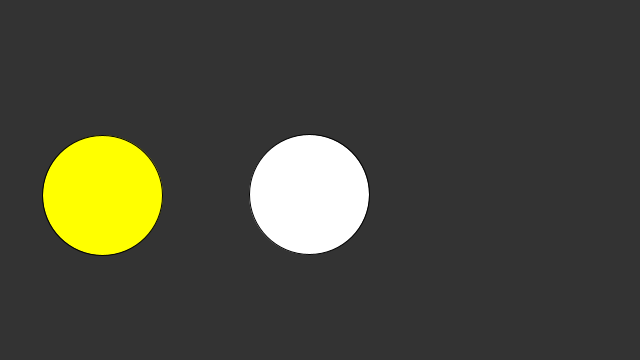
Frame 1 (no input)
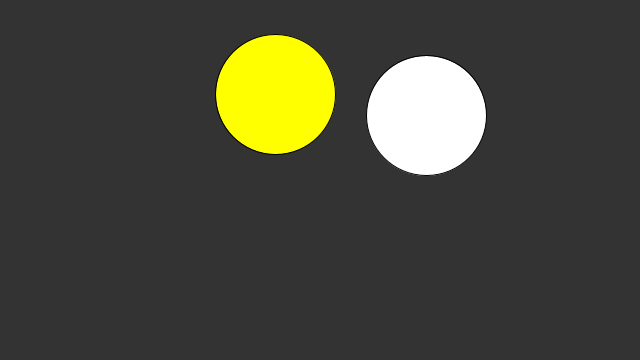
Frame 60 (the mouse pressed at the canvas centre just before this capture)
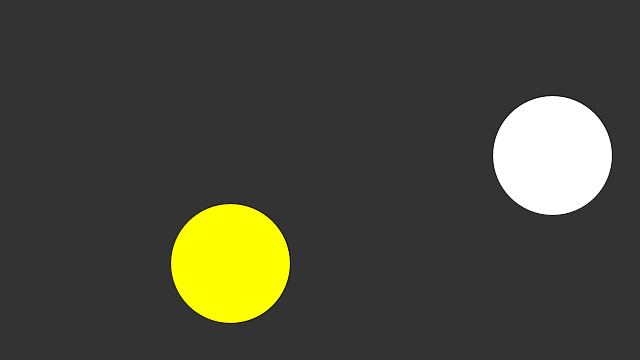
Frame 120 (the mouse held since frame 60 and released just before this capture)

The Processing sketch that drew these frames (run headless with seeded random() and noise(); from frame 60 on, the mouse is pressed at the canvas centre):

// Processing sketch: week15_04_circle_collision_cos_sin_vector_N_N2_M_M2_swap
// ── week15_04_circle_collision_cos_sin_vector_N_N2_M_M2_swap.pde
// week15_04 circle_collision_cos_sin_vector_N_N2_M_M2_swap
void setup(){
  size(640,360);
}
Ball ball = new Ball(100,200,60);
Ball ball2 = new Ball(300,200,60);
void draw(){
  background(51);
  fill(255,255,0);
  ball.update();
  ball.display();
  fill(255);
    ball2.update();
  ball2.display();
   if(ball.checkCollision(ball2) ) fill(#FFAAAA);
  else fill(255);

}

// ── Ball.pde
  class Ball {
  float x, y, r;
  float vx,vy;
  Ball(int x0,int y0, int r0){
    x =x0;
    y = y0;
    r = r0;
    vx = random(-10,+10);
    vy = random(-10,+10);
  }
 boolean checkCollision(Ball other){
    if(dist(x+vx,y+vy,other.x+other.vx,other.y+other.vy)<= r +other.r){
      PVector diff =new PVector(other.x-x,other.y-y);
      float len = diff.mag(); //maganitude 量值、長度的意思
      float a = diff.heading();// 向量的方向，對應某個角度
      print(len);
     // float a = diff.heading();
      PVector N = diff.copy().normalize(); //連線方向
      N.mult(N.dot(new PVector(vx,vy)));
      PVector N2 = new PVector(-N.y,N.x).normalize();
      N2.mult(N2.dot(new PVector(vx,vy)));
      
      
    
      
       
      PVector M = diff.copy().normalize();
      M.mult(M.dot(new PVector(other.vx,other.vy)));
      PVector M2 = new PVector(-M.y,M.x).normalize();
      M2.mult(M2.dot(new PVector(other.vx,other.vy)));
      
      PVector newV1 = PVector.add(M,N2);
      PVector newV2 = PVector.add(N,M2);
      vx =newV1.x;
      vy =newV1.y;
      other.vx =newV2.x;
      other.vy = newV2.y;
      
      return true;
   } else return false;
  }
  void update(){
    if(x+vx >640 || x+vx < 0) vx = -vx;
    if(y+vy < 0 ||  y+vy>360)  vy =-vy;
    x+= vx;
    y +=vy;
  }
  void display(){
    ellipse(x, y, r+r,r+r);
  }
}
